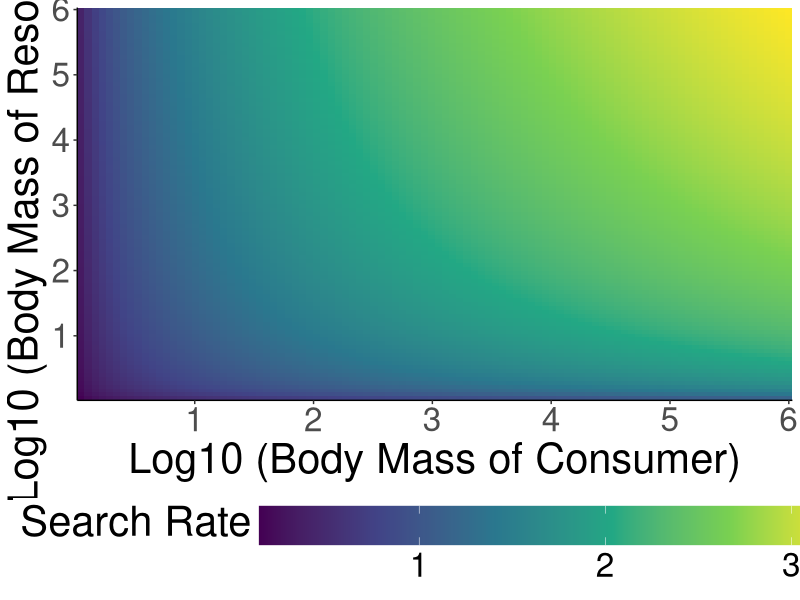
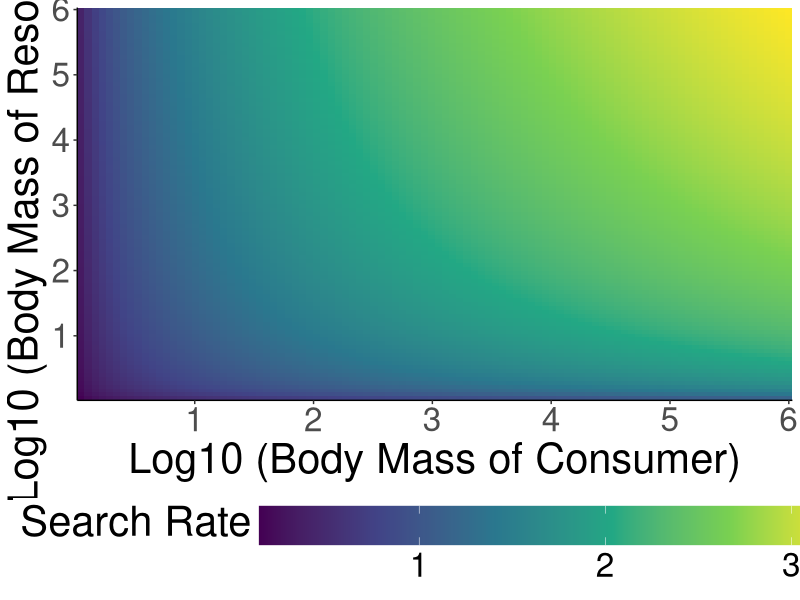

The R source for these figures, in order:
#######################################
## Plot search rate changes with mass
#######################################

library(tidyverse)

gpath = "/home/ben/Documents/TangledMT/Paper/Figures/"
setwd(gpath)

V0 = 0.33
Pv = 0.21
D0 = 1.62
Pd = 0.21

masses = seq(log10(1.1), log10(1000000), length.out = 100)
masses = expand.grid(masses, masses) %>%
    rename("mi" = 1, "mj" = 2)

calculateSearchRate = function(mi, mj) {

    aij = 2*(V0)*(D0)*(mj^(Pv + Pd))*(mi^(Pd))

    return(aij)

}

masses = masses %>% mutate(aij = calculateSearchRate(mi, mj))

ggplot(masses, aes(mj,mi, fill = aij)) +
    geom_raster() +
    theme_classic() +
    scale_fill_viridis_c() +
    labs(x = "Log10 (Body Mass of Consumer)", y = "Log10 (Body Mass of Resource)", fill = "Search Rate") +
    theme(text = element_text(size = 30)) +
    scale_y_continuous(expand = c(0, 0)) +
    scale_x_continuous(expand = c(0, 0)) +
    theme(legend.position = "bottom",
    legend.key.size = unit(1, 'cm'), #change legend key size
    legend.key.height = unit(1, 'cm'), #change legend key height
    legend.key.width = unit(3, 'cm'),
    legend.title = element_text(vjust = 1))

ggsave(filename = "searchRate.png", width = 10, height = 10)
